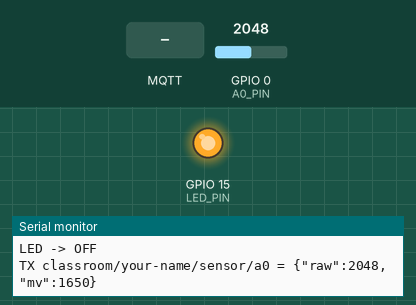
A sketch run on a simulated ESP32-C6. Shown: output pins drawn as LEDs (lit = HIGH), the last lines printed to the serial monitor. The inputs (shaded band) are chosen by the test bench; at power-on: GPIO 0 (A0_PIN) = 2048. WiFi joins after 1.5 s; servers stay silent unless stated; no MQTT or app messages arrive unless stated.

Above: at 3.2 s.
3.3 s: MQTT message "on" arrives on the first subscribed topic
At 4.4 s:
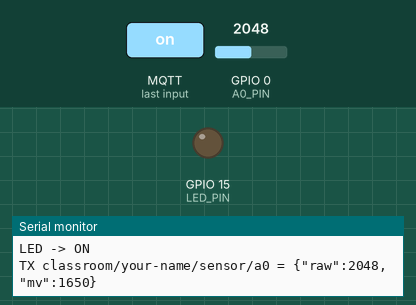
6.3 s: MQTT message "0" arrives on the first subscribed topic
At 6.7 s:
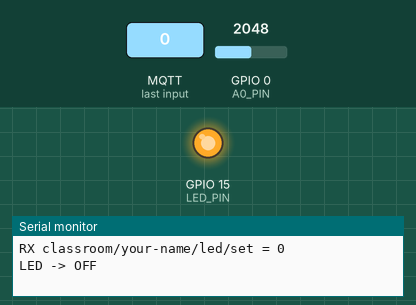
Timing chart, 0 to 9.3 s (numbered marks = the images above; inputs shaded):
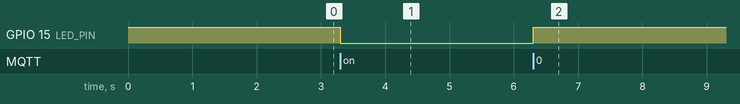

The sketch:

MqttNode.ino
```cpp
// XIAO ESP32C6 MQTT node for the classroom broker.
//
//   subscribes  classroom/<id>/led/set      payload "on" | "off" | "toggle"
//   publishes   classroom/<id>/led/state    "on" | "off"            (retained)
//   publishes   classroom/<id>/sensor/a0    {"raw":2048,"mv":1650}  every 2s
//   publishes   classroom/<id>/status       "online" | "offline"    (retained, LWT)
//
// <id> is DEVICE_NAME from arduino_secrets.h. Leave that empty and the board
// falls back to "c6-" plus the last 3 bytes of its MAC, so an unconfigured
// board still gets a distinct topic tree.

#include <WiFi.h>
#include <PubSubClient.h>
#include "arduino_secrets.h"

#define LED_PIN 15                  // XIAO user LED, active LOW
#define A0_PIN  A0                  // D0 / GPIO0

const unsigned long PUBLISH_INTERVAL_MS = 2000;

WiFiClient wifiClient;
PubSubClient mqtt(wifiClient);

String deviceId;
String topicLedSet, topicLedState, topicSensor, topicStatus;
unsigned long lastPublish = 0;

// ---------------------------------------------------------------- helpers

void setLed(bool on) {
  digitalWrite(LED_PIN, on ? LOW : HIGH);
  mqtt.publish(topicLedState.c_str(), on ? "on" : "off", true);  // retained
  Serial.printf("LED -> %s\n", on ? "ON" : "OFF");
}

bool ledIsOn() {
  return digitalRead(LED_PIN) == LOW;
}

void onMessage(char* topic, byte* payload, unsigned int length) {
  String msg;
  msg.reserve(length);
  for (unsigned int i = 0; i < length; i++) msg += (char)payload[i];
  msg.trim();
  msg.toLowerCase();

  Serial.printf("RX %s = %s\n", topic, msg.c_str());

  if (String(topic) != topicLedSet) return;

  if (msg == "on" || msg == "1" || msg == "true") {
    setLed(true);
  } else if (msg == "off" || msg == "0" || msg == "false") {
    setLed(false);
  } else if (msg == "toggle") {
    setLed(!ledIsOn());
  } else {
    Serial.printf("ignored payload: '%s'\n", msg.c_str());
  }
}

void connectWiFi() {
  Serial.printf("WiFi: connecting to %s", WIFI_SSID);
  WiFi.mode(WIFI_STA);
  WiFi.begin(WIFI_SSID, WIFI_PASS);

  while (WiFi.status() != WL_CONNECTED) {
    delay(500);
    Serial.print(".");
  }

  // Modem sleep is the default and it parks downlink packets until the next
  // DTIM beacon, which on a busy classroom AP shows up as laggy LED commands
  // and TCP connections that quietly time out. The board is USB powered, so
  // trade the power saving for latency.
  WiFi.setSleep(false);
  WiFi.setAutoReconnect(true);

  Serial.printf("\nWiFi: connected, IP %s, RSSI %d dBm\n",
                WiFi.localIP().toString().c_str(), WiFi.RSSI());
}

void connectMqtt() {
  while (!mqtt.connected()) {
    Serial.printf("MQTT: connecting to %s:%d as %s ... ",
                  MQTT_HOST, MQTT_PORT, deviceId.c_str());

    // Last will: the broker publishes "offline" if this board drops off.
    bool ok = mqtt.connect(deviceId.c_str(),
                           nullptr, nullptr,
                           topicStatus.c_str(), 0, true, "offline");

    if (ok) {
      Serial.println("connected");
      mqtt.publish(topicStatus.c_str(), "online", true);
      // QoS 1: the broker holds the command until this board acknowledges it,
      // instead of dropping it when the socket is momentarily busy.
      mqtt.subscribe(topicLedSet.c_str(), 1);
      Serial.printf("subscribed to %s (qos 1)\n", topicLedSet.c_str());
      setLed(ledIsOn());  // republish current state so late subscribers see it
    } else {
      // Retry quickly: every second offline is a second of dropped commands.
      Serial.printf("failed rc=%d, retrying in 1s\n", mqtt.state());
      delay(1000);
    }
  }
}

void publishSensor() {
  int raw = analogRead(A0_PIN);
  int mv  = analogReadMilliVolts(A0_PIN);

  char payload[64];
  snprintf(payload, sizeof(payload), "{\"raw\":%d,\"mv\":%d}", raw, mv);

  mqtt.publish(topicSensor.c_str(), payload);
  Serial.printf("TX %s = %s\n", topicSensor.c_str(), payload);
}

// ---------------------------------------------------------------- sketch

void setup() {
  Serial.begin(115200);
  pinMode(LED_PIN, OUTPUT);
  digitalWrite(LED_PIN, HIGH);   // start off
  pinMode(A0_PIN, INPUT);

  delay(500);

  deviceId = DEVICE_NAME;
  if (deviceId.length() == 0) {
    uint8_t mac[6];
    WiFi.macAddress(mac);
    char idBuf[16];
    snprintf(idBuf, sizeof(idBuf), "c6-%02x%02x%02x", mac[3], mac[4], mac[5]);
    deviceId = idBuf;
  }

  String base   = "classroom/" + deviceId;
  topicLedSet   = base + "/led/set";
  topicLedState = base + "/led/state";
  topicSensor   = base + "/sensor/a0";
  topicStatus   = base + "/status";

  Serial.printf("\n=== XIAO ESP32C6 MQTT node ===\ndevice id: %s\n", deviceId.c_str());
  Serial.printf("led set:   %s\n", topicLedSet.c_str());
  Serial.printf("sensor:    %s\n", topicSensor.c_str());

  connectWiFi();

  mqtt.setServer(MQTT_HOST, MQTT_PORT);
  mqtt.setCallback(onMessage);
  mqtt.setKeepAlive(30);      // default 15s is tight on a congested AP
  mqtt.setSocketTimeout(10);  // notice a dead socket sooner than the default 15s
  connectMqtt();
}

void loop() {
  if (WiFi.status() != WL_CONNECTED) connectWiFi();

  // Say why the link went away - a silent reconnect hides the reason commands
  // were dropped.
  if (!mqtt.connected()) {
    Serial.printf("MQTT: disconnected (state=%d, WiFi RSSI %d dBm)\n",
                  mqtt.state(), WiFi.RSSI());
    connectMqtt();
  }

  mqtt.loop();

  unsigned long now = millis();
  if (now - lastPublish >= PUBLISH_INTERVAL_MS) {
    lastPublish = now;
    publishSensor();
  }
}
```

arduino_secrets.example.h
```cpp
// Copy this file to `arduino_secrets.h` and fill in your own values.
// `arduino_secrets.h` is gitignored so credentials never reach the repository.

#pragma once

#define WIFI_SSID   "YOUR_WIFI_SSID"      // 2.4GHz only - the ESP32C6 has no 5GHz radio
#define WIFI_PASS   "YOUR_WIFI_PASSWORD"

#define MQTT_HOST   "192.168.0.49"        // LAN IP of the machine running Mosquitto
#define MQTT_PORT   1883

// Your board's name on the broker: topics become classroom/<name>/...
// Leave it empty ("") to fall back to "c6-" plus the last 3 bytes of the MAC.
// Pick something unique in the class - two boards sharing a name will fight
// over the same topics and keep kicking each other off the broker.
#define DEVICE_NAME "your-name"
```

Measured:
- after the input at 3.3 s, GPIO 15 (LED_PIN): HIGH → LOW at once
- after the input at 6.3 s, GPIO 15 (LED_PIN): LOW → HIGH at once
